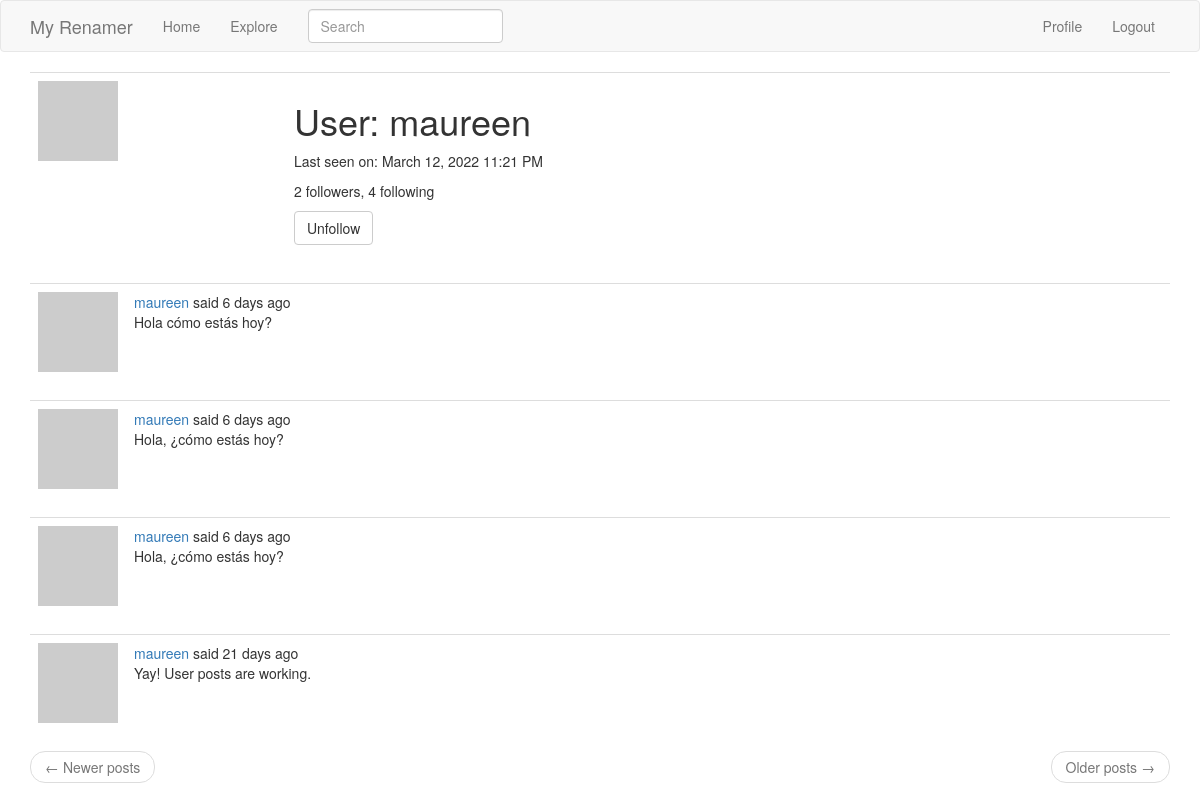
Page /user/maureen (signed in) on the committed database.
### app/models.py (models this page shows, shortened)
class User(UserMixin, db.Model):
    id = db.Column(db.Integer, primary_key=True)
    username = db.Column(db.String(64), index=True, unique=True)
    email = db.Column(db.String(120), index=True, unique=True)
    password_hash = db.Column(db.String(128))
    about_me = db.Column(db.String(140))
    last_seen = db.Column(db.DateTime, default=datetime.utcnow)
    posts = db.relationship('Post', backref='author', lazy='dynamic')
    followed = db.relationship(
        'User', secondary=followers,
        primaryjoin=(followers.c.follower_id == id),
        secondaryjoin=(followers.c.followed_id == id),
        backref=db.backref('followers', lazy='dynamic'), lazy='dynamic')
    def avatar(self, size):
        digest = md5(self.email.lower().encode('utf-8')).hexdigest()
        return 'https://www.gravatar.com/avatar/{}?d=identicon&s={}'.format(
            digest, size)
    def is_following(self, user):
        return self.followed.filter(
            followers.c.followed_id == user.id).count() > 0

class SearchableMixin(object):
    @classmethod
    def before_commit(cls, session):
        session._changes = {
            'add': list(session.new),
            'update': list(session.dirty),
            'delete': list(session.deleted)
        }
    @classmethod
    def after_commit(cls, session):
        for obj in session._changes['add']:
            if isinstance(obj, SearchableMixin):
                add_to_index(obj.__tablename__, obj)
        for obj in session._changes['update']:
            if isinstance(obj, SearchableMixin):
                add_to_index(obj.__tablename__, obj)
        for obj in session._changes['delete']:
            if isinstance(obj, SearchableMixin):
                remove_from_index(obj.__tablename__, obj)
        session._changes = None

class Post(SearchableMixin, db.Model):
    __searchable__ = ['body']
    id = db.Column(db.Integer, primary_key=True)
    body = db.Column(db.String(140))
    timestamp = db.Column(db.DateTime, index=True, default=datetime.utcnow)
    user_id = db.Column(db.Integer, db.ForeignKey('user.id'))
    language = db.Column(db.String(5))

### app/main/routes.py (the view)
@bp.route('/user/<username>')
@login_required
def user(username):
    user = User.query.filter_by(username=username).first_or_404()
    page = request.args.get('page', 1, type=int)
    posts = user.posts.order_by(Post.timestamp.desc()).paginate(
        page, current_app.config['POSTS_PER_PAGE'], False)
    next_url = url_for('main.user', username=user.username, page=posts.next_num) \
        if posts.has_next else None
    prev_url = url_for('main.user', username=user.username, page=posts.prev_num) \
        if posts.has_prev else None
    form = EmptyForm()
    return render_template('user.html', user=user, posts=posts.items,
                            next_url=next_url, prev_url=prev_url, form=form)

### app/main/forms.py
class SearchForm(FlaskForm):
    q = StringField(_l('Search'), validators=[DataRequired()])
    def __init__(self, *args, **kwargs):
        if 'formdata' not in kwargs:
            kwargs['formdata'] = request.args
        if 'meta' not in kwargs:
            kwargs['meta'] = {'csrf': False}
        super(SearchForm, self).__init__(*args, **kwargs)

class EmptyForm(FlaskForm):
    submit = SubmitField('Submit')

### app/main/routes.py (called while the page is built)
@bp.before_request
def before_request():
    if current_user.is_authenticated:
        current_user.last_seen = datetime.utcnow()
        db.session.commit()
        g.search_form = SearchForm()
    g.locale = str(get_locale())

### app/models.py (called while the page is built)
@login.user_loader
def load_user(id):
    return User.query.get(int(id))

### app/templates/user.html (shortened to what this page needs)
{% extends "base.html" %}
{% block app_content %}
    <table class="table table-hover">
        <tr>
            <td width="256px"><img src="{{ user.avatar(256) }}"></td>
            <td>
                <h1>{{ _('User') }}: {{ user.username }}</h1>
                {% if user.last_seen %}
                <p>{{ _('Last seen on') }}: {{ moment(user.last_seen).format('LLL') }}</p>
                {% endif %}
                <p>{{ _('%(count)d followers', count=user.followers.count()) }}, {{ _('%(count)d following', count=user.followed.count()) }}</p>
                {% if user == current_user %}
                <p><a href="{{ url_for('main.edit_profile') }}">{{ _('Edit your profile') }}</a></p>
                {% else %}
                <p>
                    <form action="{{ url_for('main.unfollow', username=user.username) }}" method="post">
                        {{ form.submit(value=_('Unfollow'), class_='btn btn-default') }}
                    </form>
                </p>
                {% endif %}
            </td>
        </tr>
    </table>
    {% for post in posts %}
        {% include '_post.html' %}
    {% endfor %}
    <nav aria-label="...">
        <ul class="pager">
            <li class="previous{% if not prev_url %} disabled{% endif %}">
                <a href="{{ prev_url or '#' }}">
                    <span aria-hidden="true">&larr;</span> {{ _('Newer posts') }}
                </a>
            </li>
            <li class="next{% if not next_url %} disabled{% endif %}">
                <a href="{{ next_url or '#' }}">
                    {{ _('Older posts') }} <span aria-hidden="true">&rarr;</span>
                </a>
            </li>
        </ul>
    </nav>
{% endblock %}

### app/templates/_post.html (shortened to what this page needs)
<table class="table table-hover">
    <tr>
        <td width="70px">
            <a href="{{ url_for('main.user', username=post.author.username) }}">
                <img src="{{ post.author.avatar(70) }}" />
            </a>
        </td>
        <td>
            {{ _('%(username)s said %(when)s',
                username=user_link, when=moment(post.timestamp).fromNow()) }}
            <br>
            <span id="post{{ post.id }}">{{ post.body }}</span>
        </td>
    </tr>
</table>

### rows in the picture
User: username "maureen", last_seen "March 12, 2022 11:21 PM"
Post: body "Hola cómo estás hoy?"
Post: body "Hola, ¿cómo estás hoy?"
Post: body "Hola, ¿cómo estás hoy?"
Post: body "Yay! User posts are working."
